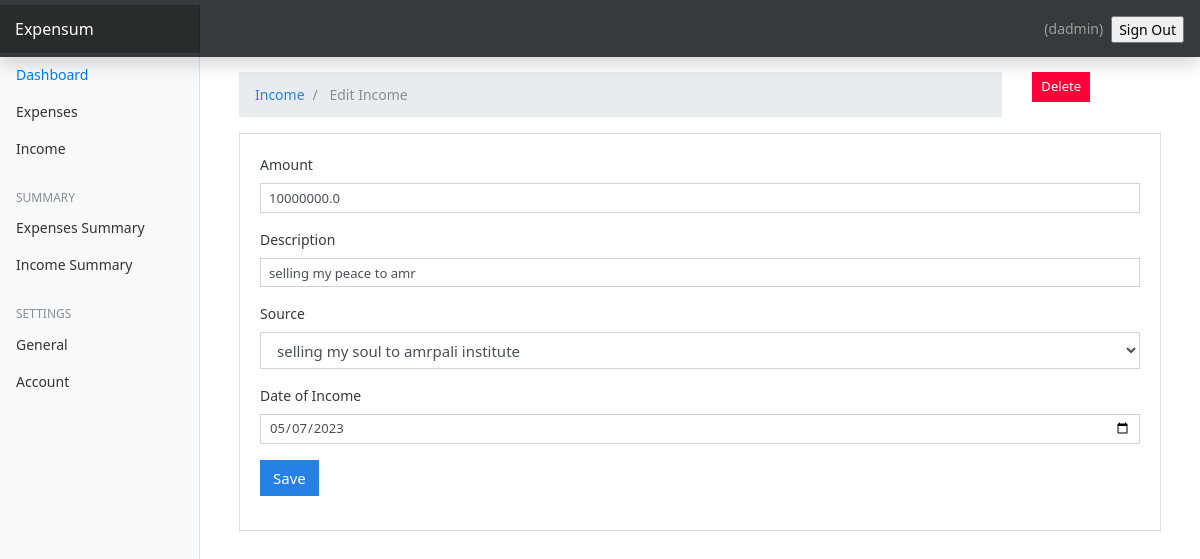
/income/edit-income/1 (signed in), run on the app's committed database.
### userincome/models.py (models this page shows, shortened)
class UserIncome(models.Model):
    amount = models.FloatField()  # DECIMAL
    date = models.DateField(default=now)
    description = models.TextField()
    owner = models.ForeignKey(to=User, on_delete=models.CASCADE)
    source = models.CharField(max_length=266)
    class Meta:
        ordering: ['-date']

### userincome/views.py (the view, shortened to what this page needs)
# urls.py: path('edit-income/<int:id>', views.income_edit, name="income-edit"),
@login_required(login_url='/authentication/login')
def income_edit(request, id):
    income = UserIncome.objects.get(pk=id)
    sources = Source.objects.all()
    context = {
        'income': income,
        'values': income,
        'sources': sources
    }
    if request.method == 'GET':
        return render(request, 'income/edit_income.html', context)

### templates/income/edit_income.html (shortened to what this page needs)
{% extends 'base.html' %} {% block content %}
<div class="container mt-4">
  <div class="row">
    <div class="col-md-10">
      <nav aria-label="breadcrumb">
        <ol class="breadcrumb">
          <li class="breadcrumb-item">
            <a href="{% url 'income'%}">Income</a>
          </li>
          <li class="breadcrumb-item active" aria-current="page">
            Edit Income
          </li>
        </ol>
      </nav>
    </div>
    <div class="col-md-2">
      <a
        href="{% url 'income-delete' income.id %}"
        class="btn btn-danger btn-sm"
        >Delete</a
      >
    </div>
  </div>
  <div class="card">
    <div class="card-body">
      <form action="{% url 'income-edit' income.id %}" method="post">
        <div class="form-group">
          <label for="">Amount</label>
          <input
            type="text"
            class="form-control form-control-sm"
            name="amount"
            value="{{values.amount}}"
          />
        </div>
        <div class="form-group">
          <label for="">Description</label>
          <input
            type="text"
            class="form-control form-control-sm"
            name="description"
            value="{{values.description}}"
          />
        </div>
        <div class="form-group">
          <label for="">Source</label>
          <select class="form-control" name="source">
            <option selected name="source" value="{{values.source}}"
              >{{values.source}}</option
            >
          </select>
        </div>
        <div class="form-group">
          <label for="">Date of Income</label>
          <input
            type="date"
            value="{{values.date | date:'Y-m-d' }}"
            class="form-control form-control-sm"
            name="income_date"
          />
        </div>
        <input
          type="submit"
          value="Save"
          class="btn btn-primary btn-primary-sm"
        />
      </form>
    </div>
  </div>
</div>
{% endblock %}

### templates/base.html (shortened to what this page needs)
{% load static %}
<html lang="en">
  <head>
    <link href="{% static 'css/bootstrap.min.css'%}" rel="stylesheet" />
    <link href="{% static 'css/main.css'%}" rel="stylesheet" />
    <link href="{% static 'css/dashboard.css'%}" rel="stylesheet" />
  </head>
  <body>
    <nav class="navbar navbar-dark fixed-top bg-dark flex-md-nowrap p-0 shadow">
      <a class="navbar-brand col-sm-3 col-md-2 mr-0" href="#">Expensum</a>
      <ul
        class="navbar-nav px-3"
        style="display: flex; flex-direction: row; align-items: center;"
      >
        <li class="nav-item text-nowrap">
          <span class="nav-link" href="">
            ({{request.user.username}})
          </span>
        </li>
        <li class="nav-item text-nowrap mt-3 ml-2">
          <form action="{% url  'logout' %}" method="POST">
            <input
              class="text text-capitalize"
              type="submit"
              value="Sign out"
            />
          </form>
        </li>
      </ul>
    </nav>
    <div class="container-fluid">
      <div class="row">
        {% include 'partials/_sidebar.html' %}
        <main role="main" class="col-md-9 ml-sm-auto col-lg-10 px-4">
          {% block content %} {% endblock %}
        </main>
      </div>
    </div>
  </body>
</html>

### expenseswebsite/static/css/dashboard.css (style rules this page uses)
body { font-size: 0.875rem; }
[role="main"] { padding-top: 133px; }
@media (min-width: 768px) { [role="main"] { padding-top: 48px; } }
.navbar-brand { padding-top: 0.75rem; padding-bottom: 0.75rem; font-size: 1rem; background-color: rgba(0, 0, 0, 0.25); box-shadow: inset -1px 0 0 rgba(0, 0, 0, 0.25); }

### data on the page
UserIncome: amount "10000000.0", description "selling my peace to amr", source "selling my soul to amrpali institute", income_date "05/07/2023"

### other printed values
{{ request.user.username }} "dadmin"
